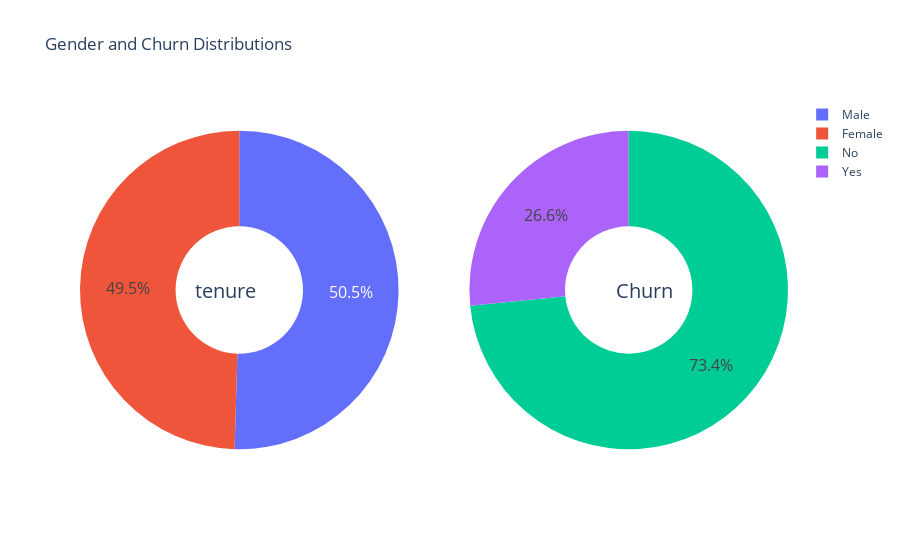

Notebook code cell kept with this figure:
### Markdown cell above
<a id = "9" ></a>
# <span style="font-family:serif; font-size:28px;"> 6. Data Visualization </span>
<a id = "datavisualization" ></a>

### Code cell
g_labels = ['Male', 'Female']
c_labels = ['No', 'Yes']
# Create subplots: use 'domain' type for Pie subplot
fig = make_subplots(rows=1, cols=2, specs=[[{'type':'domain'}, {'type':'domain'}]])
fig.add_trace(go.Pie(labels=g_labels, values=df['gender'].value_counts(), name="Gender"),
              1, 1)
fig.add_trace(go.Pie(labels=c_labels, values=df['Churn'].value_counts(), name="Churn"),
              1, 2)

# Use `hole` to create a donut-like pie chart
fig.update_traces(hole=.4, hoverinfo="label+percent+name", textfont_size=16)

fig.update_layout(
    title_text="Gender and Churn Distributions",
    # Add annotations in the center of the donut pies.
    annotations=[dict(text='tenure', x=0.16, y=0.5, font_size=20, showarrow=False),
                 dict(text='Churn', x=0.84, y=0.5, font_size=20, showarrow=False)])
fig.show()

### Figure 1 — Plotly figure (JSON) as saved in the notebook; plotly's stock layout.template omitted (floating-point values rounded to 4 significant figures)
{"data": [{"domain": {"x": [0, 0.45], "y": [0, 1]}, "hole": 0.4, "hoverinfo": "label+percent+name", "labels": ["Male", "Female"], "name": "Gender", "textfont": {"size": 16}, "type": "pie", "values": [3549, 3483]}, {"domain": {"x": [0.55, 1], "y": [0, 1]}, "hole": 0.4, "hoverinfo": "label+percent+name", "labels": ["No", "Yes"], "name": "Churn", "textfont": {"size": 16}, "type": "pie", "values": [5163, 1869]}], "layout": {"annotations": [{"font": {"size": 20}, "showarrow": false, "text": "tenure", "x": 0.16, "y": 0.5}, {"font": {"size": 20}, "showarrow": false, "text": "Churn", "x": 0.84, "y": 0.5}], "title": {"text": "Gender and Churn Distributions"}}}
